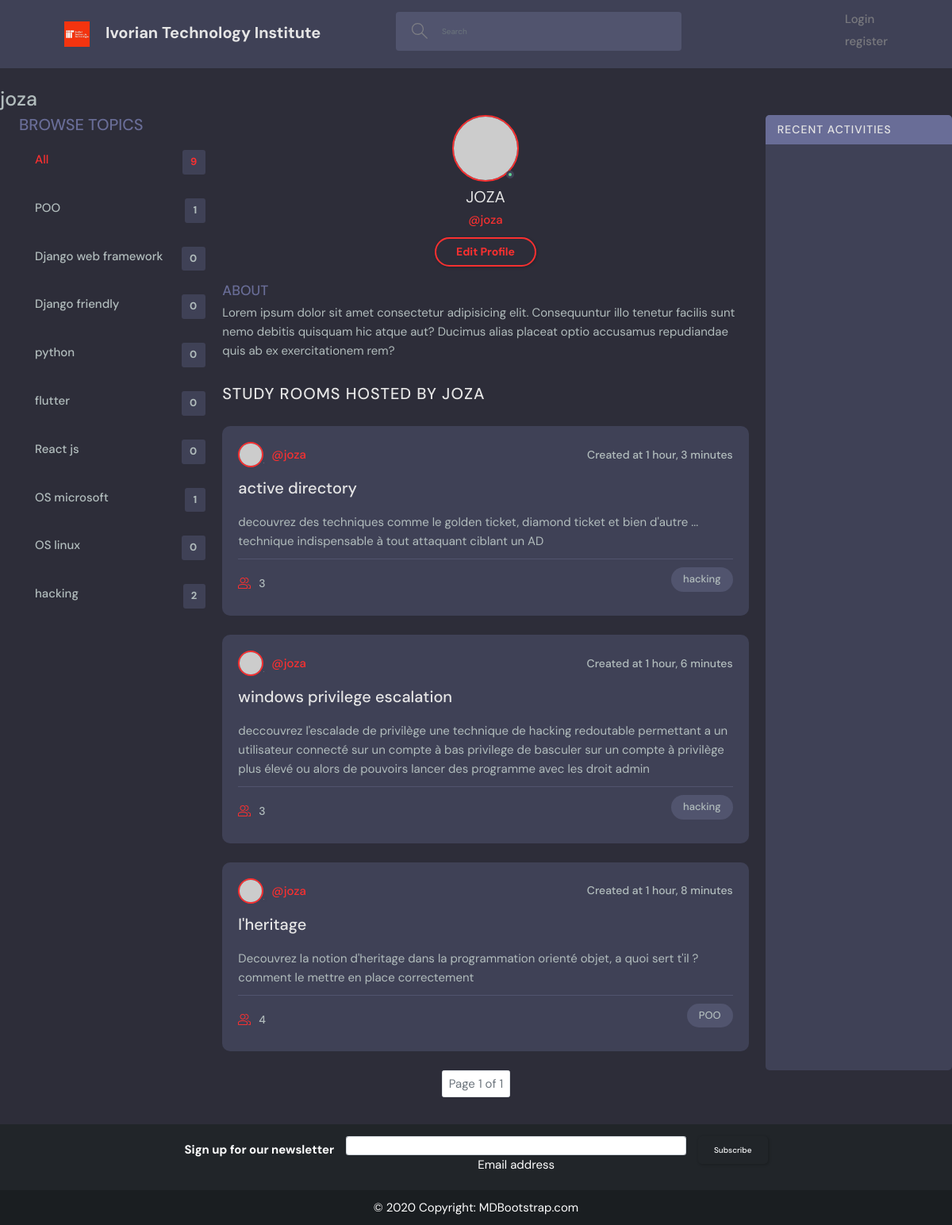
The page /profile/2 on the database its author committed.
### base/models.py (models this page shows, shortened)
class Topic(models.Model):
    name=models.CharField(max_length=200)
    class Meta: #la classe meta sert a definir des preference relatif a l'affichage du model au niveau de la page d'administration
        verbose_name="Topic"
        verbose_name_plural="Topics"

class Room(models.Model):
    host=models.ForeignKey(User,on_delete=models.SET_NULL, null=True)
    topic=models.ForeignKey(Topic,on_delete=models.SET_NULL,related_name="rooms",null=True)
    name=models.CharField(max_length=120)
    description=models.TextField(null=True, blank=True)
    participants=models.ManyToManyField(User,related_name="participants", blank=True)
    updated=models.DateTimeField(auto_now=True)
    created=models.DateTimeField(auto_now_add=True)
    class Meta:
        ordering=['-updated', '-created'] # ordonne les element d'une entité n'est pas tres recommander car une fois les element ordonné ici, nous ne pouvons plus changer leur ordre par la suite au niveau des vues. c'est pour cela que nous suggerons

### base/views.py (the view)
# urls.py: path('profile/<str:pk>', views.userProfile, name="user-profile"),
def userProfile(request,pk):
    user=User.objects.get(id=pk)
    rooms=user.room_set.all()
    paginator=Paginator(rooms,3)
    page_number=request.GET.get('page')
    page_object=paginator.get_page(page_number)
    room_count=rooms.count()
    room_message=user.message_set.all()
    topics=Topic.objects.all()
    context={
        'room_count':room_count,
        'user':user,
        'rooms':page_object,
        'messages':room_message,
        'topics':topics,
    }
    return render(request,'base/profile.html',context)

### base/templates/base/profile.html (shortened to what this page needs)
{% extends 'base/base.html'%}
{% block content %}
<h1>{{user.username}}</h1>
<div class="profile-container" style="padding-left:2%">
    <div class="topics">
        {% include 'base/topic_component.html' %}
    </div>
    <div class="roomList" style="margin-right:3%;margin-left:3%">
      <div class="profile">
        <div class="profile__avatar">
          <div class="avatar avatar--large active">
            <img src="https://randomuser.me/api/portraits/men/11.jpg" />
          </div>
        </div>
        <div class="profile__info">
          <h3>{{user.username | upper}}</h3>
          <p>@{{user.username}}</p>
          <a href="" class="btn btn--main btn--pill">Edit Profile</a>
        </div>
        <div class="profile__about">
          <h3>About</h3>
          <p>
            Lorem ipsum dolor sit amet consectetur adipisicing elit. Consequuntur illo tenetur
            facilis sunt nemo debitis quisquam hic atque aut? Ducimus alias placeat optio
            accusamus repudiandae quis ab ex exercitationem rem?
          </p>
        </div>
      </div>
      <div class="roomList__header">
        <div>
          <h2>Study Rooms Hosted by {{user.username}}</a>
          </h2>
        </div>
      </div>
      {% for room in rooms %}
    <div class="roomListRoom">
        <div class="roomListRoom__header">
          <a href="{% url 'base:user-profile' room.host.id %}" class="roomListRoom__author">
            <div class="avatar avatar--small">
              <img src="https://randomuser.me/api/portraits/women/11.jpg" />
            </div>
            <span>@{{room.host.username}}</span>
          </a>
          <div class="roomListRoom__actions">
            <span>Created at {{room.created|timesince}}</span>
          </div>
        </div>
        <div class="roomListRoom__content">
          <div>
          <a href="{% url 'base:room' room.id %}" style="margin-right:1%;">{{room.name}}</a>
          </div>
          <p>
           {{room.description}}
          </p>
        </div>
        <div class="roomListRoom__meta">
          <a href="{% url 'base:room' room.id %}" class="roomListRoom__joined">
          {{room.participants.count}}
          </a>
          <p class="roomListRoom__topic">{{room.topic.name}}</p>
        </div>
    </div>
      {%endfor%}
    </div>
    <div class="activities">
        {% include 'base/activity_component.html' %}
    </div>
</div>
<nav>
    <ul class="pagination justify-content-center">
      <li class="page-item"><p class="page-link text-muted">Page {{rooms.number}} of {{rooms.paginator.num_pages}}</p></li>
    </ul>
  </nav>
{%endblock%}

### base/templates/base/base.html (shortened to what this page needs)
<!DOCTYPE html>
<html lang="en">
{% load static %}
<head>
<link href="https://cdn.jsdelivr.net/npm/bootstrap@5.1.3/dist/css/bootstrap.min.css" rel="stylesheet">
<link href="{% static 'base/css/style.css' %}" rel="stylesheet">
</head>
<body>
<div class="mb-0 pb-0">
  <div style="margin-bottom:2%">
    {% include "base/header.html" %}
  </div>
  <div>
    {% block content %}{% endblock %}
  </div>
  <div style="margin-top:2%; margin-bottom:0px;">
  {% include "base/footer.html" %}
  </div>
</div>
    </body>
</html>

### base/templates/base/header.html (shortened to what this page needs)
{% load static %}
  <header class="header header--loggedIn">
    <div class="container">
      <a href="/" class="header__logo">
        <img src="{% static 'base/images/logo.jpg'%}" />
        <h1>Ivorian Technology Institute</h1>
      </a>
      <form class="header__search">
        <label>
          <input class="form-control" name="q" type="text" placeholder="Search" aria-label="Search">
        </label>
      </form>
      <nav class="header__menu">
        {% if request.user.is_authenticated %}
        <div class="header__user">
          <a href="{% url 'base:user-profile' request.user.id %}">
            <div class="avatar avatar--medium active">
              <img src="https://randomuser.me/api/portraits/men/37.jpg" />
            </div>
            <p>{{request.user.username}}<span>@{{request.user.username}}</span></p>
          </a>
          <button class="dropdown-button">
            <svg version="1.1" xmlns="http://www.w3.org/2000/svg" width="32" height="32" viewBox="0 0 32 32">
              <title>chevron-down</title>
              <path d="M16 21l-13-13h-3l16 16 16-16h-3l-13 13z"></path>
            </svg>
          </button>
        </div>
      {% else %}
       <a href="{% url 'accounts:login' %}">
        <p>Login</p>
      </a>
      <a href="{% url 'accounts:register' %}">
        <p>register</p>
      </a>
      {%endif%}
      </nav>
    </div>
  </header>

### base/templates/base/topic_component.html
    <div class="topics">
      <div class="topics__header">
        <h2>Browse Topics</h2>
      </div>
      <ul class="topics__list">
        <li>
          <a href="{% url 'base:home' %}" class="active">All <span>{{topics.count}}</span></a>
        </li>
        {% for topic in topics %}
        <li>
          <a href="{% url 'base:home' %}?q={{topic.name}}">{{topic.name}}<span>{{topic.rooms.count}}</span></a>
        </li>
        {% endfor %}
      </ul>
    </div>

### base/templates/base/activity_component.html (shortened to what this page needs)
      <div class="activities__header">
        <h2>Recent Activities</h2>
      </div>

### base/templates/base/footer.html
<footer class="bg-dark text-center text-white">
    <div class="container p-4 pb-0">
      <section class="">
        <form action="">
          <div class="row d-flex justify-content-center">
            <div class="col-auto">
              <p class="pt-2">
                <strong>Sign up for our newsletter</strong>
              </p>
            </div>
            <div class="col-md-5 col-12">
              <div class="form-outline form-white mb-4">
                <input type="email" id="form5Example29" class="form-control" />
                <label class="form-label" for="form5Example29">Email address</label>
              </div>
            </div>
            <div class="col-auto">
              <button type="submit" class="btn btn-outline-light mb-4">
                Subscribe
              </button>
            </div>
          </div>
        </form>
      </section>
    </div>
    <div class="text-center p-3" style="background-color: rgba(0, 0, 0, 0.2);">
      © 2020 Copyright:
      <a class="text-white" href="https://mdbootstrap.com/">MDBootstrap.com</a>
    </div>
  </footer>

### base/templates/base/base.html (style rules this page uses)
a { text-decoration:none; }

### base/templates/base/profile.html (style rules this page uses)
.profile-container { display: grid; grid-template-columns: 1fr 3fr 1fr; }

### rows shown on the page
Topic: name "POO", rooms.count "1"
Topic: name "Django web framework", rooms.count "0"
Topic: name "Django friendly", rooms.count "0"
Topic: name "python", rooms.count "0"
Topic: name "flutter", rooms.count "0"
Topic: name "React js", rooms.count "0"
Topic: name "OS microsoft", rooms.count "1"
Topic: name "OS linux", rooms.count "0"
Topic: name "hacking", rooms.count "2"
Room: host.username "joza", created "1 hour, 3 minutes", name "active directory", description "decouvrez des techniques comme le golden ticket, diamond ticket et bien d'autre ... technique indispensable à tout attaquant ciblant un AD", participants.count "3", topic.name "hacking"
Room: host.username "joza", created "1 hour, 6 minutes", name "windows privilege escalation", description "deccouvrez l'escalade de privilège une technique de hacking redoutable permettant a un utilisateur connecté sur un compte à bas privilege de basculer sur un compte à privilège plus élevé ou alors de pouvoirs lancer des programme avec les droit admin", participants.count "3", topic.name "hacking"
Room: host.username "joza", created "1 hour, 8 minutes", name "l'heritage", description "Decouvrez la notion d'heritage dans la programmation orienté objet, a quoi sert t'il ? comment le mettre en place correctement", participants.count "4", topic.name "POO"

### other values the page prints
{{ user.username }} "joza"
{{ topics.count }} "9"
{{ user.username | upper }} "JOZA"
{{ user.username }} "JOZA"
{{ rooms.number }} "1"
{{ rooms.paginator.num_pages }} "1"
